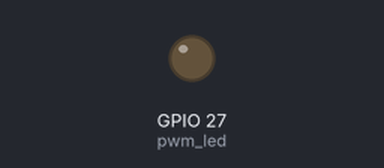
Bench run of a program on a simulated Raspberry Pi (BCM pin numbers). On the bench: output pins drawn as LEDs (lit = HIGH). At 5.5 s the program stops and its outputs stay as they are.

Above: at 0.1 s.
At 1.1 s:
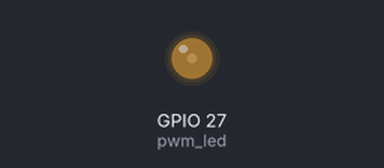
At 2.6 s:
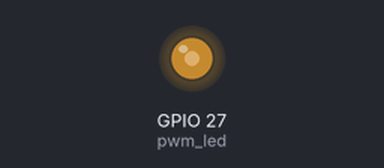
At 5.1 s:
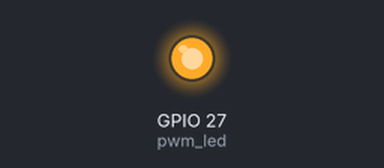
Timing chart, 0 to 7.0 s (numbered marks = the images above):
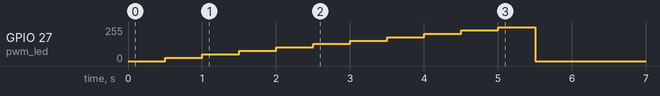

The program:

pwm_led_rpi.py
```python
import RPi.GPIO as gpio
from time import sleep

gpio.setwarnings(False)
gpio.setmode(gpio.BCM)

gpio.setup(27,gpio.OUT)
pwm_led=gpio.PWM(27,100)
pwm_led.start(0)

for i in range (0,101,10):
    pwm_led.ChangeDutyCycle(i)
    sleep(0.5)
gpio.cleanup()
```

Measured:
- by itself, GPIO 27 (pwm_led): rises from 0/255 to 255/255 in 4.5 s, then falls to 0/255 in 0.50 s
